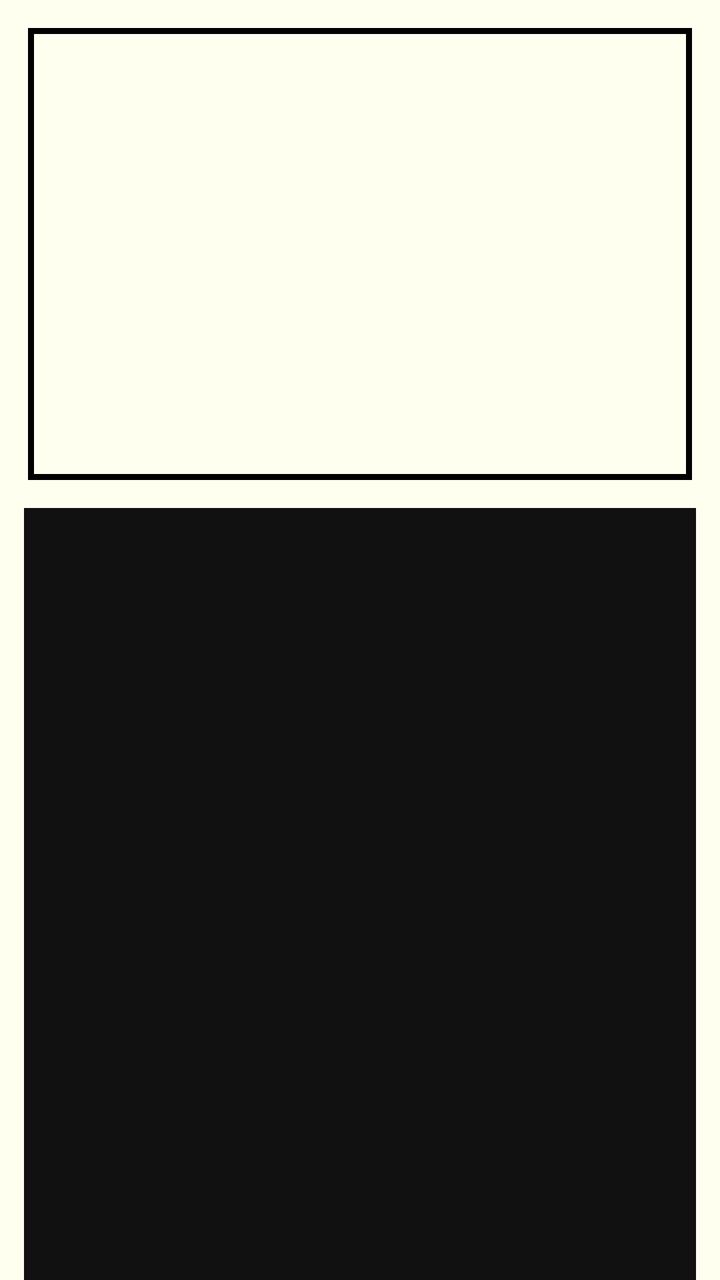
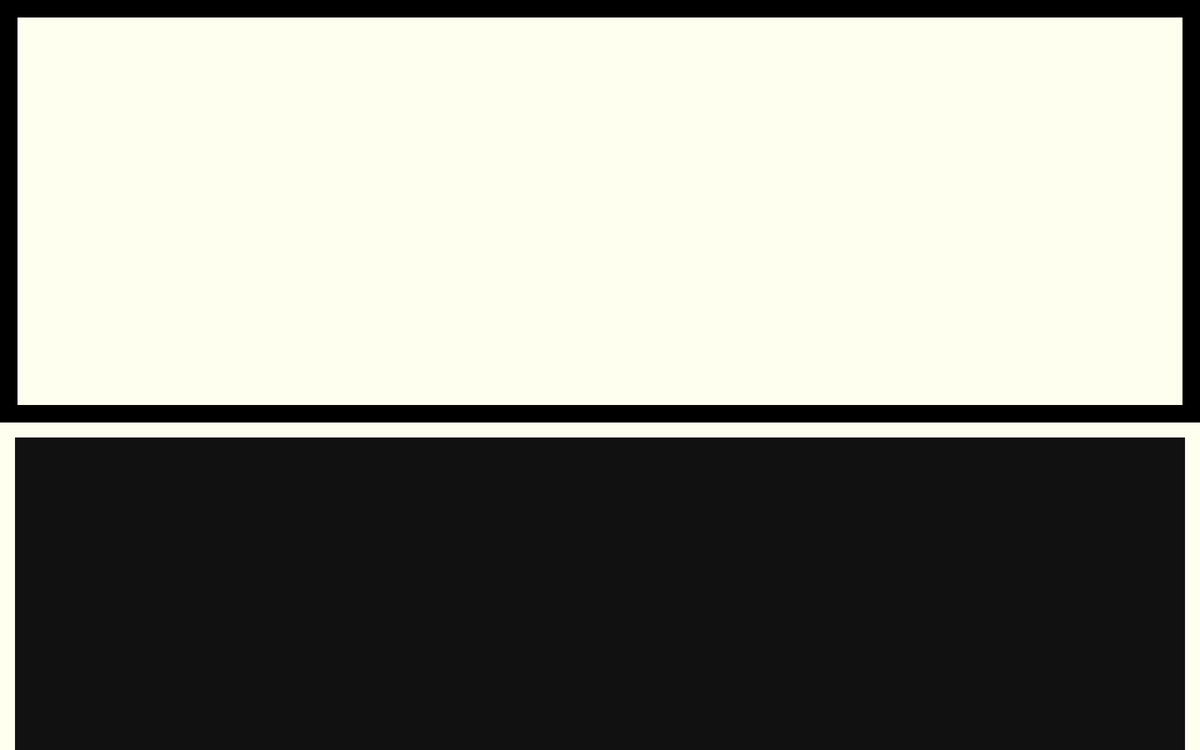

The same Android screen from two of the app's own layout files: first res/layout/ as a phone draws it, then the author's variant for another configuration, drawn on a device whose configuration selects that folder. Both files follow.
<!-- AndroidManifest.xml: application theme Theme.AppCompat.Light.DarkActionBar -->
<!-- res/layout/fragment_fex_detail.xml -->
<RelativeLayout xmlns:android="http://schemas.android.com/apk/res/android"
    xmlns:tools="http://schemas.android.com/tools"
    android:id="@+id/fragment_fex_detail_layout"
    android:layout_width="match_parent"
    android:layout_height="match_parent"
    android:background="#fffff0" >

    <LinearLayout
        android:id="@+id/wrapper_image"
        android:layout_width="match_parent"
        android:layout_height="wrap_content"
        android:layout_alignParentRight="true"
        android:orientation="vertical"
        android:padding="14dp" >

        <LinearLayout
            android:id="@+id/wrapper2_image"
            android:layout_width="match_parent"
            android:layout_height="wrap_content"
            android:layout_weight="2.82"
            android:background="#000000"
            android:padding="3dp" >

            <ImageView
                android:id="@+id/imageview"
                android:layout_width="match_parent"
                android:layout_height="220dp"
                android:background="#fffff0"
                android:padding="20dp"
                android:src="@drawable/ic_launcher" />

        </LinearLayout>
    </LinearLayout>

    <RelativeLayout
        android:layout_width="match_parent"
        android:layout_height="wrap_content"
        android:layout_alignParentBottom="true"
        android:layout_alignParentLeft="true"
        android:layout_below="@+id/wrapper_image"
        android:paddingLeft="12dp"
        android:paddingRight="12dp" >

        <ListView
            android:id="@+id/list"
            android:layout_width="fill_parent"
            android:layout_height="match_parent"
            android:layout_alignParentBottom="true"
            android:background="@color/text_color_table"
            android:divider="@color/text_color_table"
            android:dividerHeight="1dp"
            android:footerDividersEnabled="false"
            android:headerDividersEnabled="false"
            android:listSelector="@drawable/listview_element_selector"
            android:paddingLeft="4dp"
            android:paddingRight="4dp"
            android:paddingTop="4dp" >
        </ListView>
    </RelativeLayout>

</RelativeLayout>
<!-- resources referenced by this layout -->
<resources>
  <color name="text_color_table">#111111</color>
</resources>
<!-- res/layout-large/fragment_fex_detail.xml (the author's variant of the layout above) -->
<!-- drawn on a 7-inch tablet turned sideways -->
<RelativeLayout xmlns:android="http://schemas.android.com/apk/res/android"
    xmlns:tools="http://schemas.android.com/tools"
    android:id="@+id/fragment_fex_detail_layout"
    android:layout_width="match_parent"
    android:layout_height="match_parent"
    android:background="#fffff0" >

    <LinearLayout
        android:id="@+id/wrapper_image"
        android:layout_width="match_parent"
        android:layout_height="wrap_content"
        android:layout_above="@+id/wrapper_list"
        android:layout_alignParentRight="true"
        android:layout_alignParentTop="true"
        android:background="#000000"
        android:orientation="vertical"
        android:padding="14dp" >

        <ImageView
            android:id="@+id/imageview"
            android:layout_width="match_parent"
            android:layout_height="match_parent"
            android:layout_gravity="center"
            android:layout_weight="4.33"
            android:background="#fffff0"
            android:padding="20dp"
            android:scaleType="fitCenter"
            android:src="@drawable/ic_launcher" />
    </LinearLayout>

    <RelativeLayout
        android:id="@+id/wrapper_list"
        android:layout_width="match_parent"
        android:layout_height="wrap_content"
        android:layout_alignParentBottom="true"
        android:layout_alignParentRight="true"
        android:paddingLeft="12dp"
        android:paddingRight="12dp"
        android:paddingTop="12dp" >

        <ListView
            android:id="@+id/list"
            android:layout_width="match_parent"
            android:layout_height="250dp"
            android:background="@color/text_color_table"
            android:divider="@color/text_color_table"
            android:dividerHeight="1dp"
            android:footerDividersEnabled="false"
            android:headerDividersEnabled="false"
            android:listSelector="@drawable/listview_element_selector"
            android:paddingLeft="4dp"
            android:paddingRight="4dp"
            android:paddingTop="4dp" >
        </ListView>
    </RelativeLayout>

</RelativeLayout>
